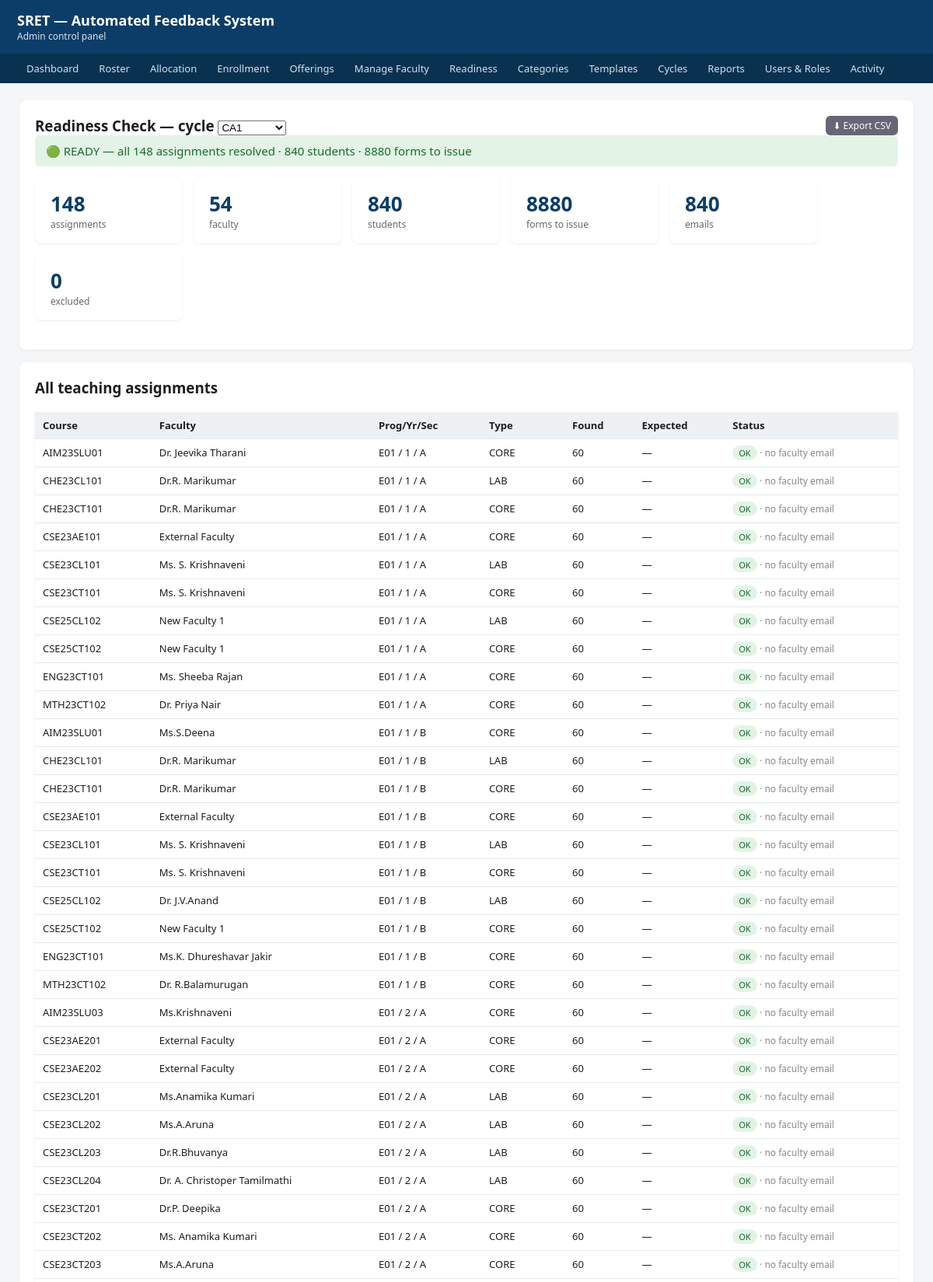
The app's page /admin/readiness (upper part) with its own data.
### tables this page shows
CREATE TABLE offering (
    id             INTEGER PRIMARY KEY AUTOINCREMENT,
    cycle_code     TEXT    NOT NULL,         -- which cycle's allocation this belongs to (scope)
    academic_year  TEXT    NOT NULL,         -- 'AY 2026-27' (kept for report headers + filenames)
    semester       TEXT,                     -- 'ODD'/'EVEN' (spec §7.2) — free-form, editable
    programme      TEXT,                     -- display label 'B.Tech'/'B.Sc'/'M.Sc'
    dept_code      TEXT    NOT NULL,         -- programme code E01…E81 (must exist in programme master)
    year_of_study  INTEGER NOT NULL,         -- 1..4 — must match a roster row (cross-check §7.2)
    section        TEXT    NOT NULL DEFAULT 'NA', -- 'A'/'B' or 'NA' if the class is not divided
    course_code    TEXT    NOT NULL,         -- e.g. 'CS4001'
    course_name    TEXT,                     -- e.g. 'Cloud Computing'
    course_type    TEXT    NOT NULL DEFAULT 'CORE', -- CORE / ELECTIVE / LAB / PROJECT (spec §7.2, §7.4)
    elective_basket TEXT,                    -- 'Elective-I' — required iff course_type=ELECTIVE
    faculty         TEXT,                    -- faculty display name, e.g. 'Dr. Priya R'
    faculty_email   TEXT,                    -- institutional email (validated at upload §7.2)
    faculty_id      TEXT,                    -- stable key across cycles, e.g. 'SRET1234'
    role            TEXT NOT NULL DEFAULT 'Primary', -- 'Primary' / 'Co-teacher'
    expected_students INTEGER,               -- optional; blank for electives (derived from enrollment)
    category_id     INTEGER,                 -- FK to category; auto-detected from code, editable
    source_sheet    TEXT,                    -- audit trail if produced by the migration helper
    source_cell     TEXT,                    -- audit trail if produced by the migration helper
    FOREIGN KEY (category_id) REFERENCES category(id)
);

### admin/uploads.py (the view)
@admin_bp.route("/readiness", methods=["GET"])
def readiness_page():
    conn = get_master()
    cycle_code = request.args.get("cycle", "").strip() or _default_cycle_code(conn)
    result = readiness.compute(conn, cycle_code)
    readiness.persist_state(conn, cycle_code, result["state"])
    cycles = conn.execute("SELECT code, label FROM cycle ORDER BY id").fetchall()
    conn.close()
    return render_template("readiness.html", r=result, cycle_code=cycle_code,
                           cycles=cycles)

### activity_log.py (called while the page is built, shortened)
def _should_log(response):
    if request.blueprint == "student":
        return False
    if request.endpoint == "static" or request.endpoint is None:
        return False
    if request.method in _MUTATING_METHODS:
        return True
    if request.endpoint in SENSITIVE_GET:
        return True
    return False

def _after_request(response):
    try:
        if not _should_log(response):
            return response
    except Exception as exc:            # noqa: BLE001 — the hook must be bullet-proof
        print("activity_log: after_request hook error — %s" % exc, file=sys.stderr)
    return response

### admin/uploads.py (called while the page is built)
def _default_cycle_code(conn):
    row = conn.execute("SELECT code FROM cycle ORDER BY id LIMIT 1").fetchone()
    return row["code"] if row else "CA1"

### db.py (called while the page is built)
def _configure(conn: sqlite3.Connection) -> sqlite3.Connection:
    conn.row_factory = sqlite3.Row
    conn.execute("PRAGMA journal_mode=WAL;")
    conn.execute("PRAGMA foreign_keys=ON;")
    conn.execute("PRAGMA synchronous=NORMAL;")
    return conn

def _ensure_data_dir() -> None:
    os.makedirs(Config.DATA_DIR, exist_ok=True)

def get_master() -> sqlite3.Connection:
    _ensure_data_dir()
    conn = sqlite3.connect(Config.MASTER_DB)
    return _configure(conn)

### readiness.py (called while the page is built)
def _active_count_for_group(master, cycle_code, dept, year, section):
    if section in (None, "NA"):
        return master.execute(
            "SELECT COUNT(*) n FROM students WHERE cycle_code=? AND dept_code=? "
            "AND year_of_study=? AND status='active'",
            (cycle_code, dept, year)).fetchone()["n"]
    return master.execute(
        "SELECT COUNT(*) n FROM students WHERE cycle_code=? AND dept_code=? "
        "AND year_of_study=? AND status='active' AND section=?",
        (cycle_code, dept, year, section)).fetchone()["n"]

def persist_state(master, cycle_code, state):
    master.execute("UPDATE cycle SET readiness_state=? WHERE code=?",
                   (state, cycle_code))
    master.commit()

### templates/readiness.html (shortened to what this page needs)
{% extends "base.html" %}
{% block content %}
  <div class="card" style="max-width:100%">
    <div style="display:flex; justify-content:space-between; align-items:center; flex-wrap:wrap; gap:10px">
      <h3 style="margin:0">Readiness Check — cycle
        <form class="inline" method="get" action="{{ url_for('admin.readiness_page') }}">
          <select name="cycle" onchange="this.form.submit()">
            {% for c in cycles %}<option value="{{ c.code }}" {{ 'selected' if c.code==cycle_code }}>{{ c.code }}</option>{% endfor %}
          </select></form>
      </h3>
      <a class="btn small grey" href="{{ url_for('admin.readiness_export', cycle=cycle_code) }}">⬇ Export CSV</a>
    </div>
    {% if r.state == 'READY' %}
      <div class="flash success" style="font-size:15px">🟢 {{ r.banner }}</div>
    {% else %}
      <div class="flash error" style="font-size:15px">🔴 {{ r.banner }}</div>
    {% endif %}
    <div class="cards">
      <div class="metric"><div class="n">{{ r.tiles.assignments }}</div><div class="l">assignments</div></div>
      <div class="metric"><div class="n">{{ r.tiles.faculty }}</div><div class="l">faculty</div></div>
      <div class="metric"><div class="n">{{ r.tiles.students }}</div><div class="l">students</div></div>
      <div class="metric"><div class="n">{{ r.tiles.forms }}</div><div class="l">forms to issue</div></div>
      <div class="metric"><div class="n">{{ r.tiles.emails }}</div><div class="l">emails</div></div>
      <div class="metric"><div class="n">{{ r.excluded }}</div><div class="l">excluded</div></div>
    </div>
  </div>
  <div class="card" style="max-width:100%">
    <h3 style="margin-top:0">All teaching assignments</h3>
    <table>
      <thead><tr><th>Course</th><th>Faculty</th><th>Prog/Yr/Sec</th><th>Type</th>
        <th>Found</th><th>Expected</th><th>Status</th></tr></thead>
      <tbody>
        {% for row in r.rows %}
          <tr>
            <td>{{ row.course_code }}</td>
            <td>{{ row.faculty }}</td>
            <td>{{ row.prog }} / {{ row.year }} / {{ row.section }}</td>
            <td>{{ row.type }}</td>
            <td>{{ row.found }}</td>
            <td>{{ row.expected if row.expected is not none else '—' }}</td>
            <td>
              {% if row.severity=='ok' %}<span class="pill ok">OK</span>
              {% elif row.severity=='dismissed' %}<span class="pill">dismissed</span>
              {% else %}<span class="pill warn">{{ row.status }}</span>{% endif %}
              {% if row.warnings %}<span class="muted"> · {{ row.warnings|join(', ') }}</span>{% endif %}
            </td>
          </tr>
        {% endfor %}
      </tbody>
    </table>
  </div>
{% endblock %}

### templates/base.html (style rules this page uses)
body { font-family: system-ui, Arial, sans-serif; margin: 0; background:#f5f6f8; color:#1c1e21; }
table { border-collapse:collapse; width:100%; background:#fff; box-shadow:0 1px 3px rgba(0,0,0,.08); }
th, td { text-align:left; padding:8px 10px; border-bottom:1px solid #e6e8eb; font-size:13px; vertical-align:top; }
th { background:#eef1f4; position:sticky; top:0; }
.pill { display:inline-block; padding:2px 8px; border-radius:10px; font-size:11px; }
.pill.ok { background:#e3f4e6; color:#1b6b2b; }
a.btn, button.btn { display:inline-block; background:#0b5ec0; color:#fff; border:none; padding:7px 13px; border-radius:6px; font-size:13px; text-decoration:none; cursor:pointer; }
a.btn.small, button.btn.small { padding:4px 9px; font-size:12px; }
.flash { padding:10px 14px; border-radius:6px; margin-bottom:14px; font-size:13px; }
.flash.success { background:#e3f4e6; color:#1b6b2b; }
form.inline { display:inline; }
.card { background:#fff; padding:20px; border-radius:8px; box-shadow:0 1px 3px rgba(0,0,0,.08); max-width:760px; margin-bottom:16px; }
.cards { display:flex; gap:14px; flex-wrap:wrap; margin-bottom:18px; }
.metric { background:#fff; border-radius:8px; box-shadow:0 1px 3px rgba(0,0,0,.08); padding:16px 20px; min-width:150px; }
.metric .n { font-size:26px; font-weight:700; color:#0b3d68; }
.metric .l { font-size:12px; color:#666; }
.btn.grey { background:#667; }
.muted { color:#888; font-size:12px; }

### records on screen
offering: course_code "AIM23SLU01", faculty "Dr. Jeevika Tharani", prog "E01", year "1", section "A", type "CORE", found "60", expected "—", shows "OK", warnings "no faculty email"
offering: course_code "CHE23CL101", faculty "Dr.R. Marikumar", prog "E01", year "1", section "A", type "LAB", found "60", expected "—", shows "OK", warnings "no faculty email"
offering: course_code "CHE23CT101", faculty "Dr.R. Marikumar", prog "E01", year "1", section "A", type "CORE", found "60", expected "—", shows "OK", warnings "no faculty email"
offering: course_code "CSE23AE101", faculty "External Faculty", prog "E01", year "1", section "A", type "CORE", found "60", expected "—", shows "OK", warnings "no faculty email"
offering: course_code "CSE23CL101", faculty "Ms. S. Krishnaveni", prog "E01", year "1", section "A", type "LAB", found "60", expected "—", shows "OK", warnings "no faculty email"
offering: course_code "CSE23CT101", faculty "Ms. S. Krishnaveni", prog "E01", year "1", section "A", type "CORE", found "60", expected "—", shows "OK", warnings "no faculty email"
offering: course_code "CSE25CL102", faculty "New Faculty 1", prog "E01", year "1", section "A", type "LAB", found "60", expected "—", shows "OK", warnings "no faculty email"
offering: course_code "CSE25CT102", faculty "New Faculty 1", prog "E01", year "1", section "A", type "CORE", found "60", expected "—", shows "OK", warnings "no faculty email"
offering: course_code "ENG23CT101", faculty "Ms. Sheeba Rajan", prog "E01", year "1", section "A", type "CORE", found "60", expected "—", shows "OK", warnings "no faculty email"
offering: course_code "MTH23CT102", faculty "Dr. Priya Nair", prog "E01", year "1", section "A", type "CORE", found "60", expected "—", shows "OK", warnings "no faculty email"
offering: course_code "AIM23SLU01", faculty "Ms.S.Deena", prog "E01", year "1", section "B", type "CORE", found "60", expected "—", shows "OK", warnings "no faculty email"
offering: course_code "CHE23CL101", faculty "Dr.R. Marikumar", prog "E01", year "1", section "B", type "LAB", found "60", expected "—", shows "OK", warnings "no faculty email"
offering: course_code "CHE23CT101", faculty "Dr.R. Marikumar", prog "E01", year "1", section "B", type "CORE", found "60", expected "—", shows "OK", warnings "no faculty email"
offering: course_code "CSE23AE101", faculty "External Faculty", prog "E01", year "1", section "B", type "CORE", found "60", expected "—", shows "OK", warnings "no faculty email"
offering: course_code "CSE23CL101", faculty "Ms. S. Krishnaveni", prog "E01", year "1", section "B", type "LAB", found "60", expected "—", shows "OK", warnings "no faculty email"
offering: course_code "CSE23CT101", faculty "Ms. S. Krishnaveni", prog "E01", year "1", section "B", type "CORE", found "60", expected "—", shows "OK", warnings "no faculty email"
offering: course_code "CSE25CL102", faculty "Dr. J.V.Anand", prog "E01", year "1", section "B", type "LAB", found "60", expected "—", shows "OK", warnings "no faculty email"
offering: course_code "CSE25CT102", faculty "New Faculty 1", prog "E01", year "1", section "B", type "CORE", found "60", expected "—", shows "OK", warnings "no faculty email"
offering: course_code "ENG23CT101", faculty "Ms.K. Dhureshavar Jakir", prog "E01", year "1", section "B", type "CORE", found "60", expected "—", shows "OK", warnings "no faculty email"
offering: course_code "MTH23CT102", faculty "Dr. R.Balamurugan", prog "E01", year "1", section "B", type "CORE", found "60", expected "—", shows "OK", warnings "no faculty email"
offering: course_code "AIM23SLU03", faculty "Ms.Krishnaveni", prog "E01", year "2", section "A", type "CORE", found "60", expected "—", shows "OK", warnings "no faculty email"
offering: course_code "CSE23AE201", faculty "External Faculty", prog "E01", year "2", section "A", type "CORE", found "60", expected "—", shows "OK", warnings "no faculty email"
offering: course_code "CSE23AE202", faculty "External Faculty", prog "E01", year "2", section "A", type "CORE", found "60", expected "—", shows "OK", warnings "no faculty email"
offering: course_code "CSE23CL201", faculty "Ms.Anamika Kumari", prog "E01", year "2", section "A", type "LAB", found "60", expected "—", shows "OK", warnings "no faculty email"
offering: course_code "CSE23CL202", faculty "Ms.A.Aruna", prog "E01", year "2", section "A", type "LAB", found "60", expected "—", shows "OK", warnings "no faculty email"
offering: course_code "CSE23CL203", faculty "Dr.R.Bhuvanya", prog "E01", year "2", section "A", type "LAB", found "60", expected "—", shows "OK", warnings "no faculty email"
offering: course_code "CSE23CL204", faculty "Dr. A. Christoper Tamilmathi", prog "E01", year "2", section "A", type "LAB", found "60", expected "—", shows "OK", warnings "no faculty email"
offering: course_code "CSE23CT201", faculty "Dr.P. Deepika", prog "E01", year "2", section "A", type "CORE", found "60", expected "—", shows "OK", warnings "no faculty email"
offering: course_code "CSE23CT202", faculty "Ms. Anamika Kumari", prog "E01", year "2", section "A", type "CORE", found "60", expected "—", shows "OK", warnings "no faculty email"
offering: course_code "CSE23CT203", faculty "Ms.A.Aruna", prog "E01", year "2", section "A", type "CORE", found "60", expected "—", shows "OK", warnings "no faculty email"

### other values on screen
{{ r.banner }} "READY — all 148 assignments resolved · 840 students · 8880 forms to issue"
{{ r.tiles.assignments }} "148"
{{ r.tiles.faculty }} "54"
{{ r.tiles.students }} "840"
{{ r.tiles.forms }} "8880"
{{ r.tiles.emails }} "840"
{{ r.excluded }} "0"
form field cycle "CA1"
